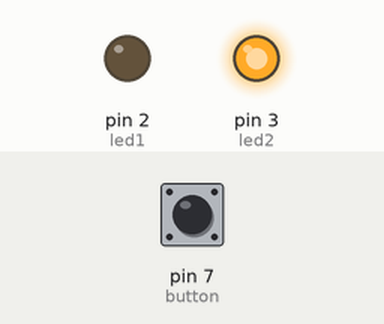
This sketch was run on a simulated Arduino Uno, built with avr-gcc and run on an emulated ATmega328P. Shown: output pins drawn as LEDs (lit = HIGH). The inputs (shaded band) are chosen by the test bench; at power-on: pin 7 (button) LOW.

Above: at 1.2 s.
1.3 s: pin 7 (button) pulled HIGH for 0.15 s
At 1.37 s:
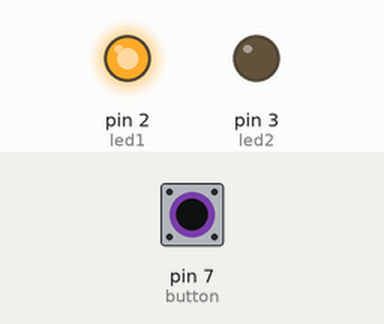
2.9 s: pin 7 (button) pulled HIGH for 3.2 s
At 6.8 s:
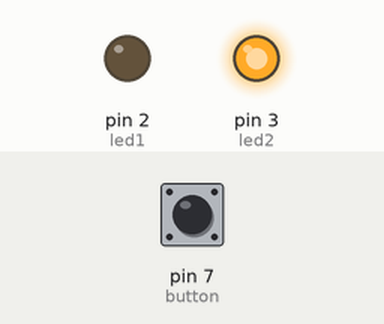
Timing chart, 0 to 8.3 s (numbered marks = the images above; inputs shaded):
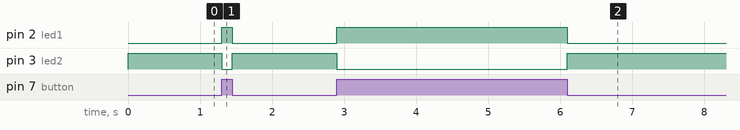

Measured:
- after the input at 1.3 s, pin 2 (led1): LOW → HIGH at once, → LOW 0.15 s later; pin 3 (led2): HIGH → LOW at once, → HIGH 0.15 s later
- after the input at 2.9 s, pin 2 (led1): LOW → HIGH at once, → LOW 3.2 s later; pin 3 (led2): HIGH → LOW at once, → HIGH 3.2 s later

The sketch:

3_Blink2LedwithSwitch.ino
```cpp
#define led1 2
#define led2 3
#define button 7

int button_status=0;

void setup() {
  pinMode(led1,OUTPUT);
  pinMode(led2,OUTPUT);
  pinMode(button,INPUT);
}

void loop() {
  // put your main code here, to run repeatedly:
  button_status=digitalRead(button);

  if(button_status==1)
  {
    digitalWrite(led1,HIGH);
    digitalWrite(led2,LOW);

  }else{
     digitalWrite(led2,HIGH);
    digitalWrite(led1,LOW);
  }
}
```
